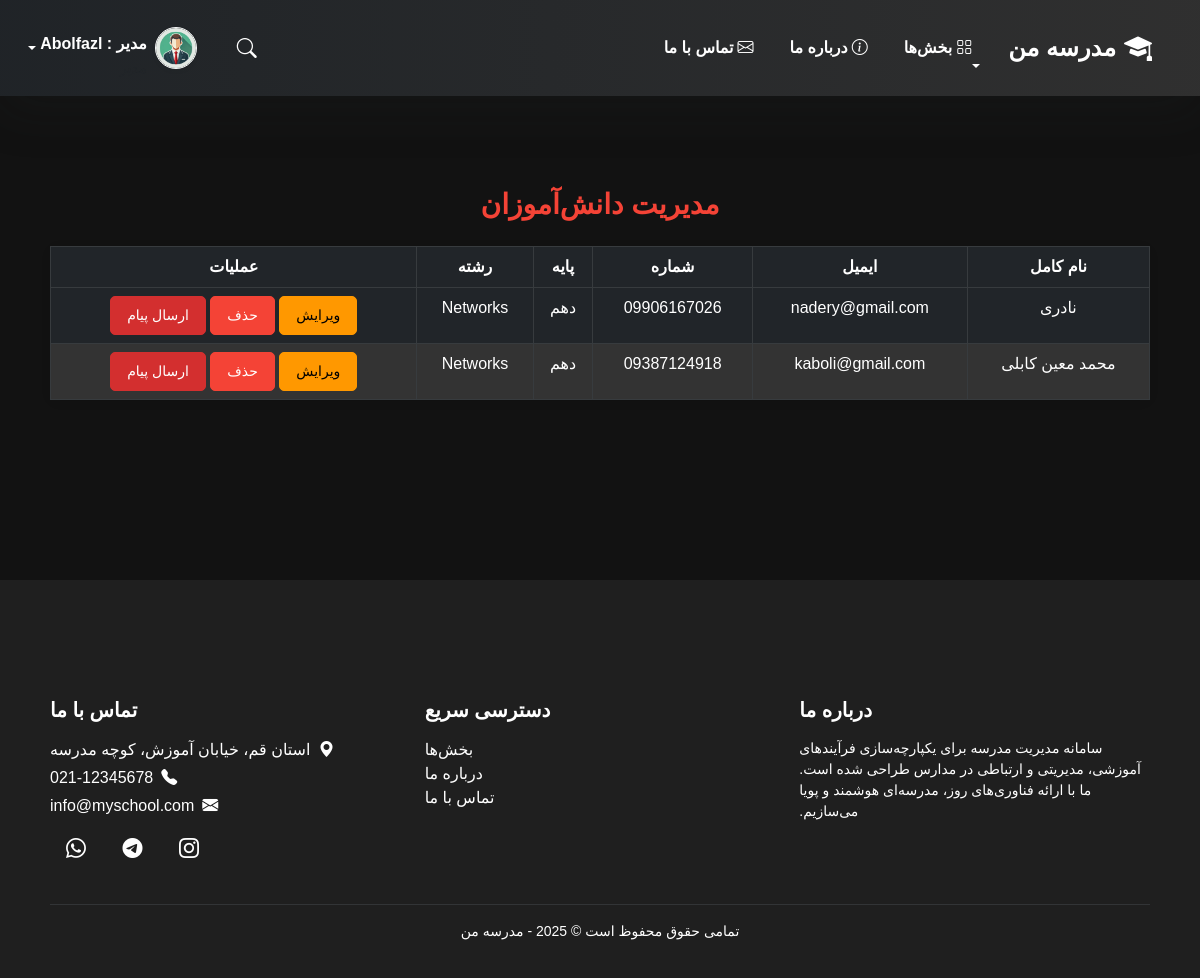
The app's page /manage-students/ (signed in), older data.
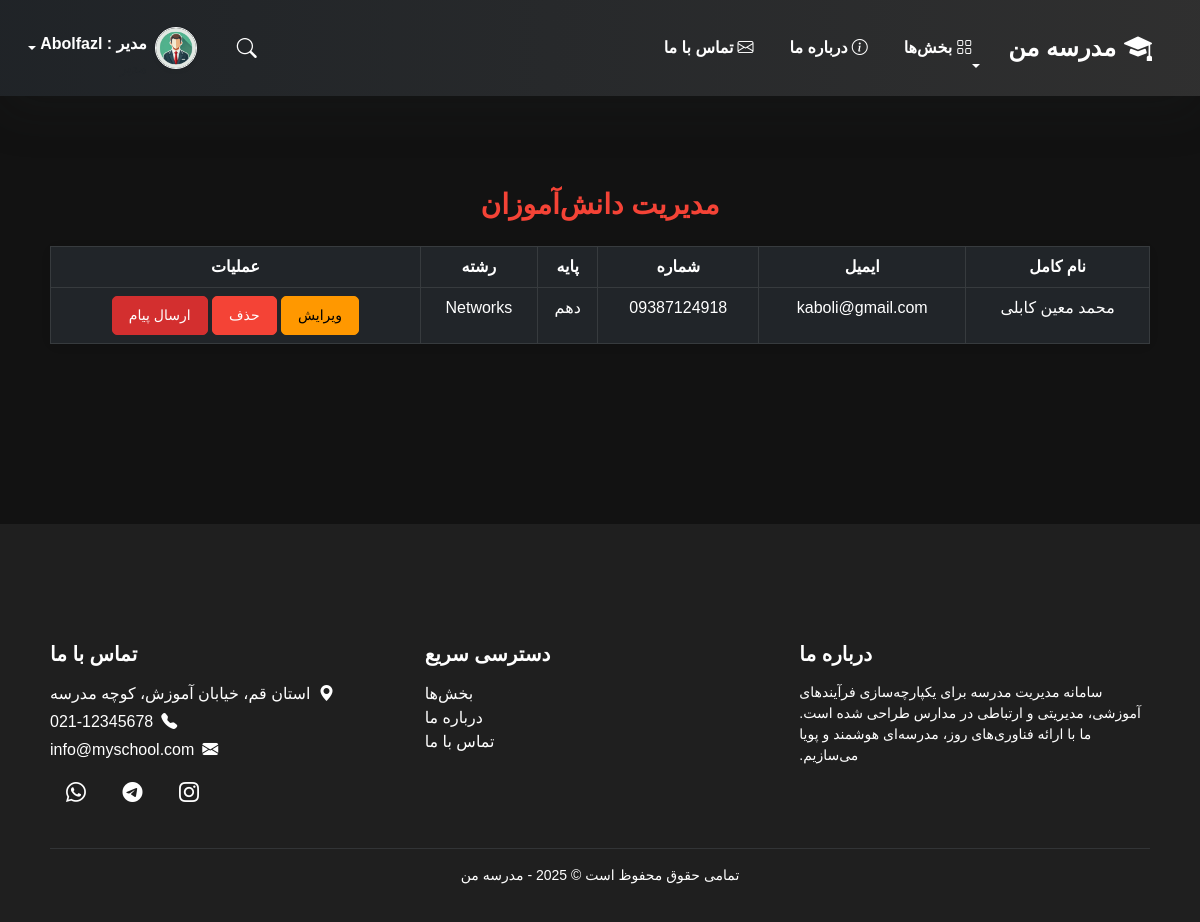
The same page, newer data.
### school_app/models.py (models this page shows, shortened)
class CustomUser(AbstractUser):
    ROLE_CHOICES = [
        ('student', 'دانش‌آموز'),
        ('teacher', 'معلم'),
        ('admin', 'مدیر'),
        ('assistant', 'معاون'),
    ]
    Educational_base_CHOICES = [
        ('Electricity', 'برق'),
        ('Networks', 'شبکه'),
        ('Electronics', 'الکترونیک'),
    ]
    full_name = models.CharField("نام کامل", max_length=100)
    email = models.EmailField("ایمیل", unique=True)
    phone = models.CharField("شماره تماس", max_length=15)
    grade = models.CharField("پایه تحصیلی", max_length=20)
    role = models.CharField("نقش", max_length=10, choices=ROLE_CHOICES, default='student')
    educational_base = models.CharField("رشته تحصیلی", max_length=20, choices=Educational_base_CHOICES, default='Networks')
    class Meta:
        verbose_name = "کاربر"
        verbose_name_plural = "کاربران"

### school_app/views.py (the view, shortened to what this page needs)
# urls.py: path('manage-students/', views.admin_manage_students, name='admin_manage_students'),
@login_required
@user_passes_test(lambda u: u.role == 'admin')  # فقط مدیران
def admin_manage_students(request):
    students = CustomUser.objects.filter(role='student')
    return render(request, 'admin_manage_students.html', {
        'students': students,
        'edit_form': CustomUserForm(),
        'message_form': PrivateMessageForm(),
    })

### templates/admin_manage_students.html (shortened to what this page needs)
{% load static %}
{% include "header.html" %}
<br>
<br>
<br>
<br>
<br>
<br>
<div class="container mt-4" dir="rtl">
    <center><h2 class="mb-4 mx-auto" style="width: 100%">مدیریت دانش‌آموزان</h2></center>
    <table class="table table-dark table-bordered table-hover" dir="rtl">
        <thead>
            <tr>
                <th class="text-white">نام کامل</th>
                <th class="text-white">ایمیل</th>
                <th class="text-white">شماره</th>
                <th class="text-white">پایه</th>
                <th class="text-white">رشته</th>
                <th class="text-white">عملیات</th>
            </tr>
        </thead>
        <tbody>
            {% for student in students %}
            <tr>
                <td class="text-white">{{ student.full_name }}</td>
                <td class="text-white">{{ student.email }}</td>
                <td class="text-white">{{ student.phone }}</td>
                <td class="text-white">{{ student.grade }}</td>
                <td class="text-white">{{ student.educational_base }}</td>
                <td class="text-white">
                    <button class="btn btn-sm btn-warning" data-toggle="modal" data-target="#editModal{{ student.id }}">ویرایش</button>
                    <button class="btn btn-sm btn-danger" data-toggle="modal" data-target="#deleteModal{{ student.id }}">حذف</button>
                    <button class="btn btn-sm btn-primary" data-toggle="modal" data-target="#messageModal{{ student.id }}">ارسال پیام</button>
                </td>
            </tr>
            {% endfor %}
        </tbody>
    </table>
</div>
<br>
<br>
<br>
<br>
{% include "footer.html" %}

Row changes from the older to the newer data that the page shows:
no longer on this page (row edited): CustomUser: full_name "نادری", email "nadery@gmail.com", phone "09906167026", grade "دهم", educational_base "Networks"
